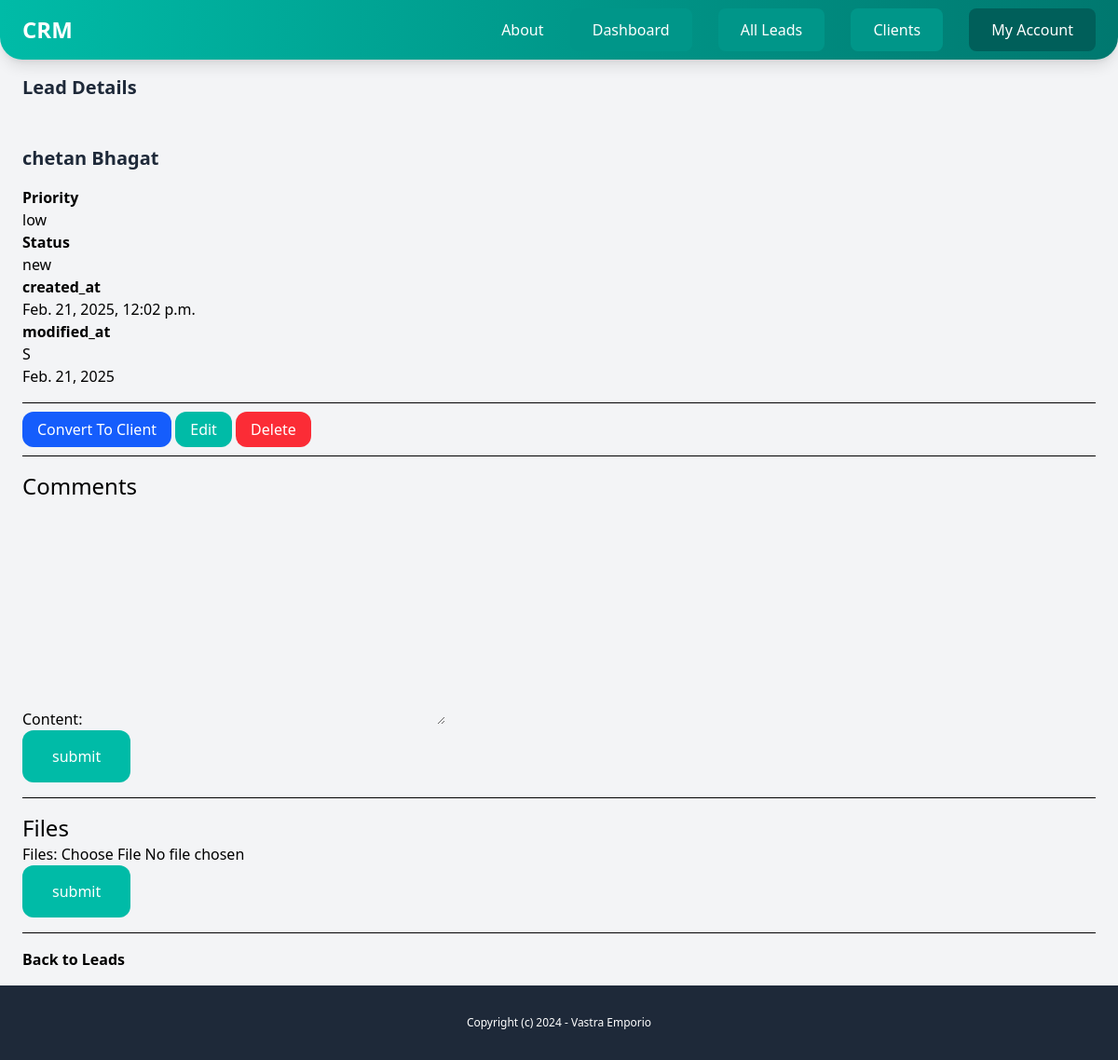
The page /dashboard/28/ (signed in) on the database its author committed.
### leads/models.py (models this page shows, shortened)
class Leads(models.Model):
    LOW ='low'
    MEDIUM ='medium'
    HIGH ='high'
    PRIORITY_CHOICE =(
        (LOW,'low'),
        (MEDIUM,'Medium'),
        (HIGH,'High')
        )
    NEW ='new'
    CONTACTED ='contacted'
    WON ='won'
    LOST ='lost'
    LEAD_STATUS =(
        (NEW ,'new'),
        (CONTACTED ,'contacted'),
        (WON ,'won'),
        (LOST ,'lost')
    )
    team = models.ForeignKey(Team,related_name='lead',on_delete=models.CASCADE)
    Name = models.CharField(max_length=255)
    email = models.EmailField()
    description = models.TextField(blank=True,null=True)
    priority =models.CharField(max_length=10,choices=PRIORITY_CHOICE,default=MEDIUM)
    status = models.CharField(max_length=50,choices=LEAD_STATUS,default=NEW)
    converted_to_client = models.BooleanField(default=False)
    created_by =models.ForeignKey(User,on_delete=models.CASCADE,related_name='leads')
    created_at = models.DateTimeField(auto_now_add=True)
    modified_at = models.DateField(auto_now=True)
    class Meta:
        ordering=('Name',)
        verbose_name_plural ='Leads'

### leads/views.py (the view)
# urls.py: path('<int:pk>/',LeadDetailView.as_view(),name='lead_detail')
class LeadDetailView(LoginRequiredMixin, DetailView):
    model = Leads
    template_name = 'leads/lead_detail.html'
    context_object_name = 'lead'
    def get_context_data(self, **kwargs):
        context = super().get_context_data(**kwargs)
        context['form'] = AddCommentsform()
        context['fileform'] = LeadFilesform()
        lead = context['lead']
        context['comments'] = comments.objects.filter(lead=lead)  # Filter comments based on the current lead
        return context
    def get_queryset(self):
        return Leads.objects.filter(created_by=self.request.user)

### leads/forms.py
class AddCommentsform(forms.ModelForm):
    class Meta:
        model = comments
        fields =('content',)

class LeadFilesform(forms.ModelForm):
    class Meta:
        model = LeadFiles
        fields =('files',)

### leads/templates/leads/lead_detail.html (shortened to what this page needs)
{% extends 'core/base.html' %}
{% block content %}
<h1 class="py-4 px-6 mb-4 text-xl font-semibold text-gray-800" >Lead Details</h1>
<div class="py-4 px-6">
    <h1 class="mb-4 text-xl font-semibold text-gray-800  transform">{{ lead.Name }}</h1>
    <p class="font-semibold">Priority</p>
    <p>{{ lead.get_priority_display  }}</p>
    <p class="font-semibold">Status</p>
    <p>{{ lead.get_status_display  }}</p>
    <p class="font-semibold">created_at</p>
    <p>{{ lead.created_at  }}</p>
    <p class="font-semibold">modified_at</p>S
    <p>{{ lead.modified_at  }}</p>
    <hr class="my-4">
     <a href="{% url 'convert_to_client' lead.id %}" class="py-2 px-4  rounded-xl bg-blue-600 text-white">Convert To Client</a>
    <a href="{% url 'edit_lead' lead.id %}" class="py-2 px-4  rounded-xl bg-teal-500 text-white">Edit</a>
    <a href="{% url 'Delete_lead' lead.id %}" class="py-2 px-4  rounded-xl bg-red-500 text-white">Delete</a>
    <hr class="my-4">
    <h2 class="text-2xl">Comments</h2>
    <form method="post" action="{}">
        {{ form.as_p }}
      <button class="py-4 px-8 bg-teal-500 text-white rounded-xl">submit</button>
    </form>
    <hr class="my-4">
    <h2 class="text-2xl">Files</h2>
    <form method="post" action="{% url 'add-file' lead.id  %}" enctype="multipart/form-data">
      {{ fileform.as_p }}
      <button class="py-4 px-8 bg-teal-500 text-white rounded-xl">submit</button>
    </form>
    <hr class="my-4">
    <a href="{% url 'leads_list' %}" class=" inline-block font-semibold ">Back to Leads</a>
</div>
{% endblock %}

### rows shown on the page
Leads: Name "chetan Bhagat", priority "low", status "new", created_at "Feb. 21, 2025, 12:02 p.m.", modified_at "Feb. 21, 2025"
